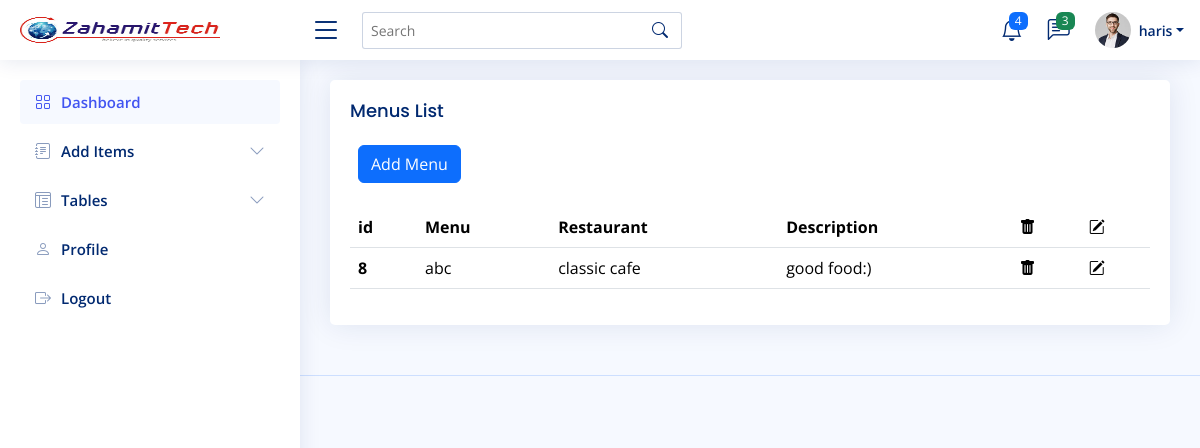
Screenshot of /admin-panel/menu-list.php (signed in) with the database file from the repository.
### tables this page shows
CREATE TABLE `menu` (
  `id` int(11) NOT NULL,
  `menu_name` varchar(100) NOT NULL,
  `restaurant` int(11) NOT NULL,
  `description` varchar(1000) NOT NULL
);

CREATE TABLE `restaurants` (
  `id` int(11) NOT NULL,
  `restaurant_name` varchar(225) NOT NULL,
  `city` varchar(55) NOT NULL,
  `State` varchar(55) NOT NULL,
  `zip` int(11) NOT NULL,
  `logo` varchar(255) NOT NULL,
  `location_link` varchar(1000) NOT NULL,
  `email` varchar(100) NOT NULL,
  `pass` varchar(225) NOT NULL,
  `whatsapp_number` int(11) NOT NULL,
  `text_message_number` int(11) NOT NULL,
  `phone` int(11) NOT NULL
);

### admin-panel/menu-list.php (the view, shortened to what this page needs)
<?php
include 'master/nav.php';
include 'auth/config.php';
$sql = "SELECT * FROM menu";
$result = mysqli_query($con, $sql);
?>
<main id="main" class="main">
  <div class="card">
    <div class="card-body">
      <h5 class="card-title">Menus List</h5>
      <div class="col-12" style="margin-left:1%";>
    <a href="add-menu.php">
      <button class="btn btn-primary" name="button" type="submit">Add Menu</button>
      </a>
    </div>
<br>
      <table class="table">
        <thead>
          <tr>
            <th scope="col">id</th>
            <th scope="col">Menu</th>
            <th scope="col">Restaurant</th>
            <th scope="col">Description</th>
            <th scope="col"><span class="bi bi-trash-fill custom-icon-color" style="color: black;"></span></th>
            <th scope="col"><span class="bi bi-pencil-square custom-icon-color" style="color: black;"></span></th>
          </tr>
        </thead>
        <tbody>
          <?php
          if ($result) {
            while ($row = mysqli_fetch_array($result)) {
          ?>
              <tr>
                <th scope="row"><?php echo $row['id'] ?></th>
                <td><?php echo $row['menu_name'] ?></td>
                <?php
                include 'auth/config.php';
                $stmt = "SELECT restaurant_name FROM restaurants WHERE id =$row[restaurant] ";
                $rs = mysqli_query($con, $stmt);
                if ($rs) {
                  while ($col = mysqli_fetch_array($rs)) {
                ?>
                    <td>
                      <?php echo $col['restaurant_name']; ?> </td>
                <?php
                  }
                }
                ?>
                <td><?php echo $row['description'] ?></td>
                <td><a href="menu-delete.php?delete=<?php echo $row['id'] ?>"><span class="bi bi-trash-fill custom-icon-color" style="color: black;"></span></td>
                <td><a href="menu-edit.php?edit=<?php echo $row['id'] ?>"><span class="bi bi-pencil-square custom-icon-color" style="color: black;"></span></td>
              </tr>
          <?php
            }
          }
          ?>
        </tbody>
      </table>
    </div>
  </div>
</main>
<?php
include 'master/footer.php';
?>

### admin-panel/master/nav.php (shortened to what this page needs)
<!DOCTYPE html>
<html lang="en">
<head>
  <link href="assets/vendor/bootstrap/css/bootstrap.min.css" rel="stylesheet">
  <link href="assets/vendor/bootstrap-icons/bootstrap-icons.css" rel="stylesheet">
  <link href="assets/vendor/boxicons/css/boxicons.min.css" rel="stylesheet">
  <link href="assets/vendor/quill/quill.snow.css" rel="stylesheet">
  <link href="assets/vendor/quill/quill.bubble.css" rel="stylesheet">
  <link href="assets/vendor/remixicon/remixicon.css" rel="stylesheet">
  <link href="assets/vendor/simple-datatables/style.css" rel="stylesheet">
  <link href="assets/css/style.css" rel="stylesheet">
</head>
<body>
  <header id="header" class="header fixed-top d-flex align-items-center">
    <div class="d-flex align-items-center justify-content-between">
      <a href="index.php" class="logo d-flex align-items-center">
        <img src="assets/img/102.jpg" alt="" width="200px">
      </a>
      <i class="bi bi-list toggle-sidebar-btn"></i>
    </div>
    <div class="search-bar">
      <form class="search-form d-flex align-items-center" method="POST" action="#">
        <input type="text" name="query" placeholder="Search" title="Enter search keyword">
        <button type="submit" title="Search"><i class="bi bi-search"></i></button>
      </form>
    </div>
    <nav class="header-nav ms-auto">
      <ul class="d-flex align-items-center">
        <li class="nav-item dropdown">
          <a class="nav-link nav-icon" href="#" data-bs-toggle="dropdown">
            <i class="bi bi-bell"></i>
            <span class="badge bg-primary badge-number">4</span>
          </a>
        </li>
        <li class="nav-item dropdown">
          <a class="nav-link nav-icon" href="#" data-bs-toggle="dropdown">
            <i class="bi bi-chat-left-text"></i>
            <span class="badge bg-success badge-number">3</span>
          </a>
        </li>
        <li class="nav-item dropdown pe-3">
<?php
include('auth/config.php');
$sql = "SELECT * FROM admin";
$result = mysqli_query($con,$sql);
if($result){
  while ($row = mysqli_fetch_array($result)){
    ?>
          <a class="nav-link nav-profile d-flex align-items-center pe-0" href="#" data-bs-toggle="dropdown">
            <img src="<?php echo $row['img'] ?>" alt="Profile" class="rounded-circle">
            <span class="d-none d-md-block dropdown-toggle ps-2"><?php echo $row['full_name'] ?></span>
          </a>
            <?php
  }
}
            ?>
        </li>
      </ul>
    </nav>
  </header>
  <aside id="sidebar" class="sidebar">
    <ul class="sidebar-nav" id="sidebar-nav">
      <li class="nav-item">
        <a class="nav-link " href="index.php">
          <i class="bi bi-grid"></i>
          <span>Dashboard</span>
        </a>
      </li>
      <li class="nav-item">
        <a class="nav-link collapsed" data-bs-target="#forms-nav" data-bs-toggle="collapse" href="#">
          <i class="bi bi-journal-text"></i><span>Add Items</span><i class="bi bi-chevron-down ms-auto"></i>
        </a>
      </li>
      <li class="nav-item">
        <a class="nav-link collapsed" data-bs-target="#tables-nav" data-bs-toggle="collapse" href="#">
          <i class="bi bi-layout-text-window-reverse"></i><span>Tables</span><i class="bi bi-chevron-down ms-auto"></i>
        </a>
      </li>
      <li class="nav-item">
        <a class="nav-link collapsed" href="users-profile.php">
          <i class="bi bi-person"></i>
          <span>Profile</span>
        </a>
      </li>
      <li class="nav-item">
        <a class="nav-link collapsed" href="logout.php">
          <i class="bi bi-box-arrow-right"></i>
          <span>Logout</span>
        </a>
      </li>
    </ul>
  </aside>

### admin-panel/assets/css/style.css (style rules this page uses)
:root { scroll-behavior: smooth; }
body { font-family: "Open Sans", sans-serif; background: #f6f9ff; color: #444444; }
a { color: #4154f1; text-decoration: none; }
h1, h2, h3, h4, h5, h6 { font-family: "Nunito", sans-serif; }
#main { margin-top: 60px; padding: 20px 30px; transition: all 0.3s; }
.card { margin-bottom: 30px; border: none; border-radius: 5px; box-shadow: 0px 0 30px rgba(1, 41, 112, 0.1); }
.card-title { padding: 20px 0 15px 0; font-size: 18px; font-weight: 500; color: #012970; font-family: "Poppins", sans-serif; }
.card-body { padding: 0 20px 20px 20px; }
.logo { line-height: 1; }
@media (min-width: 1200px) { .logo { width: 280px; } }
.logo img { max-height: 26px; margin-right: 6px; }
.header { transition: all 0.5s; z-index: 997; height: 60px; box-shadow: 0px 2px 20px rgba(1, 41, 112, 0.1); background-color: #fff; padding-left: 20px; }
.header .toggle-sidebar-btn { font-size: 32px; padding-left: 10px; cursor: pointer; color: #012970; }
.header .search-bar { min-width: 360px; padding: 0 20px; }
.header .search-form { width: 100%; }
.header .search-form input { border: 0; font-size: 14px; color: #012970; border: 1px solid rgba(1, 41, 112, 0.2); padding: 7px 38px 7px 8px; border-radius: 3px; transition: 0.3s; width: 100%; }
.header .search-form button { border: 0; padding: 0; margin-left: -30px; background: none; }
.header .search-form button i { color: #012970; }
.header-nav ul { list-style: none; }
.header-nav>ul { margin: 0; padding: 0; }
.header-nav .nav-icon { font-size: 22px; color: #012970; margin-right: 25px; position: relative; }
.header-nav .nav-profile { color: #012970; }
.header-nav .nav-profile img { max-height: 36px; }
.header-nav .nav-profile span { font-size: 14px; font-weight: 600; }
.header-nav .badge-number { position: absolute; inset: -2px -5px auto auto; font-weight: normal; font-size: 12px; padding: 3px 6px; }
.sidebar { position: fixed; top: 60px; left: 0; bottom: 0; width: 300px; z-index: 996; transition: all 0.3s; padding: 20px; overflow-y: auto; scrollbar-width: thin; scrollbar-color: #aab7cf transparent; box-shadow: 0px 0px 20px rgba(1, 41, 112, 0.1); background-color: #fff; }
@media (min-width: 1200px) { #main, #footer { margin-left: 300px; } }
.sidebar-nav { padding: 0; margin: 0; list-style: none; }
.sidebar-nav li { padding: 0; margin: 0; list-style: none; }
.sidebar-nav .nav-item { margin-bottom: 5px; }
.sidebar-nav .nav-link { display: flex; align-items: center; font-size: 15px; font-weight: 600; color: #4154f1; transition: 0.3; background: #f6f9ff; padding: 10px 15px; border-radius: 4px; }
.sidebar-nav .nav-link i { font-size: 16px; margin-right: 10px; color: #4154f1; }
.sidebar-nav .nav-link.collapsed { color: #012970; background: #fff; }
.sidebar-nav .nav-link.collapsed i { color: #899bbd; }
.sidebar-nav .nav-link .bi-chevron-down { margin-right: 0; transition: transform 0.2s ease-in-out; }
.custom-icon-color { color: white; }

### rows the page displays
menu: id "8", menu_name "abc", description "good food:)"
restaurants: restaurant_name "classic cafe"

### other values shown
$row['full_name'] "haris"
